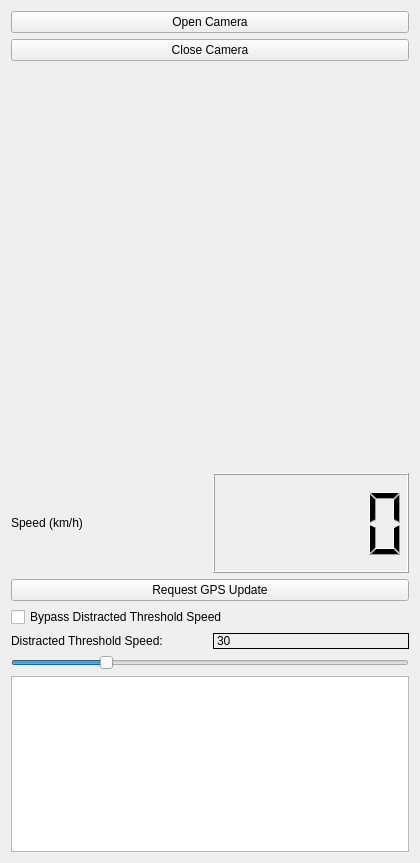
<?xml version="1.0" encoding="UTF-8"?>
<ui version="4.0">
 <class>DriverMonitorAndroid</class>
 <widget class="QMainWindow" name="DriverMonitorAndroid">
  <property name="geometry">
   <rect>
    <x>0</x>
    <y>0</y>
    <width>420</width>
    <height>863</height>
   </rect>
  </property>
  <property name="sizePolicy">
   <sizepolicy hsizetype="Fixed" vsizetype="Fixed">
    <horstretch>0</horstretch>
    <verstretch>0</verstretch>
   </sizepolicy>
  </property>
  <property name="windowTitle">
   <string>DriverMonitorAndroid</string>
  </property>
  <widget class="QWidget" name="centralWidget">
   <layout class="QVBoxLayout" name="verticalLayout">
    <item>
     <widget class="QPushButton" name="OpenCamera_pushButton">
      <property name="text">
       <string>Open Camera</string>
      </property>
     </widget>
    </item>
    <item>
     <widget class="QPushButton" name="CloseCamera_pushButton">
      <property name="text">
       <string>Close Camera</string>
      </property>
     </widget>
    </item>
    <item>
     <widget class="QCustomPlot" name="speedPlot" native="true">
      <property name="minimumSize">
       <size>
        <width>0</width>
        <height>400</height>
       </size>
      </property>
     </widget>
    </item>
    <item>
     <layout class="QGridLayout" name="gridLayout">
      <item row="0" column="0">
       <widget class="QLabel" name="label">
        <property name="text">
         <string>Speed (km/h)</string>
        </property>
       </widget>
      </item>
      <item row="0" column="1">
       <widget class="QLCDNumber" name="speed_lcdNumber">
        <property name="minimumSize">
         <size>
          <width>0</width>
          <height>100</height>
         </size>
        </property>
       </widget>
      </item>
     </layout>
    </item>
    <item>
     <widget class="QPushButton" name="RequestGpsUpdate_pushButton">
      <property name="text">
       <string>Request GPS Update</string>
      </property>
     </widget>
    </item>
    <item>
     <widget class="QCheckBox" name="ThresholdSpeedBypass_checkBox">
      <property name="text">
       <string>Bypass Distracted Threshold Speed</string>
      </property>
     </widget>
    </item>
    <item>
     <layout class="QHBoxLayout" name="horizontalLayout">
      <item>
       <widget class="QLabel" name="label_2">
        <property name="text">
         <string>Distracted Threshold Speed:</string>
        </property>
       </widget>
      </item>
      <item>
       <widget class="QLabel" name="ThresholdSpeedLabel">
        <property name="layoutDirection">
         <enum>Qt::RightToLeft</enum>
        </property>
        <property name="frameShape">
         <enum>QFrame::Box</enum>
        </property>
        <property name="text">
         <string>30</string>
        </property>
       </widget>
      </item>
     </layout>
    </item>
    <item>
     <widget class="QSlider" name="ThresholdSpeed_horizontalSlider">
      <property name="maximum">
       <number>130</number>
      </property>
      <property name="sliderPosition">
       <number>30</number>
      </property>
      <property name="orientation">
       <enum>Qt::Horizontal</enum>
      </property>
     </widget>
    </item>
    <item>
     <widget class="QTextBrowser" name="commandText">
      <property name="sizePolicy">
       <sizepolicy hsizetype="Expanding" vsizetype="Expanding">
        <horstretch>0</horstretch>
        <verstretch>0</verstretch>
       </sizepolicy>
      </property>
     </widget>
    </item>
   </layout>
  </widget>
 </widget>
 <layoutdefault spacing="6" margin="11"/>
 <customwidgets>
  <customwidget>
   <class>QCustomPlot</class>
   <extends>QWidget</extends>
   <header>qcustomplot.h</header>
   <container>1</container>
  </customwidget>
 </customwidgets>
 <resources/>
 <connections/>
</ui>
